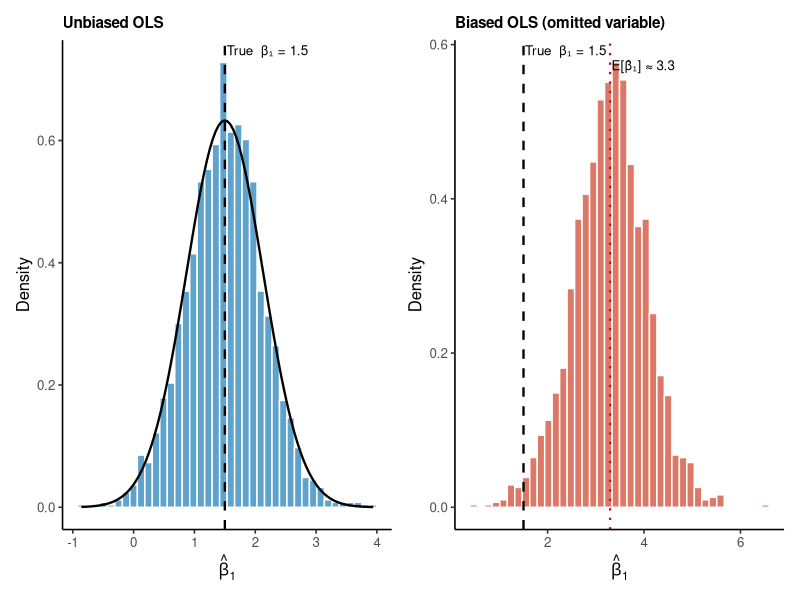
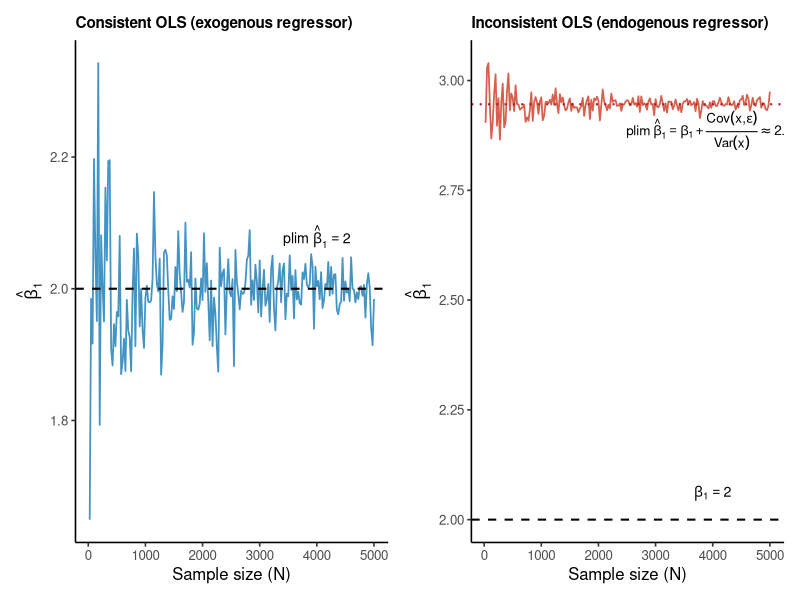
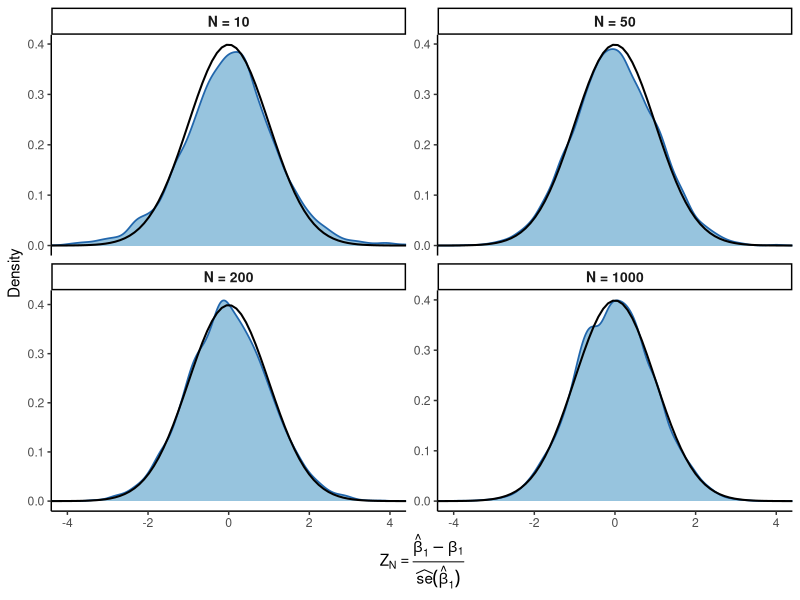
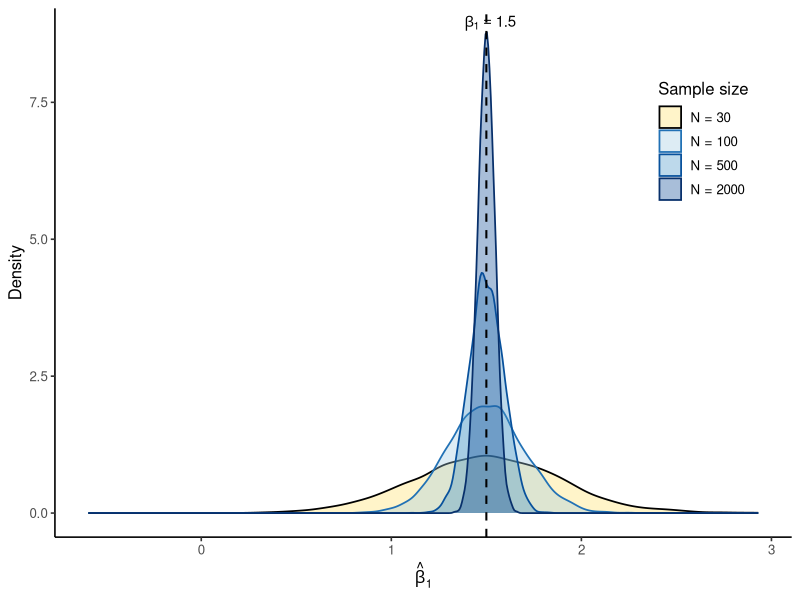
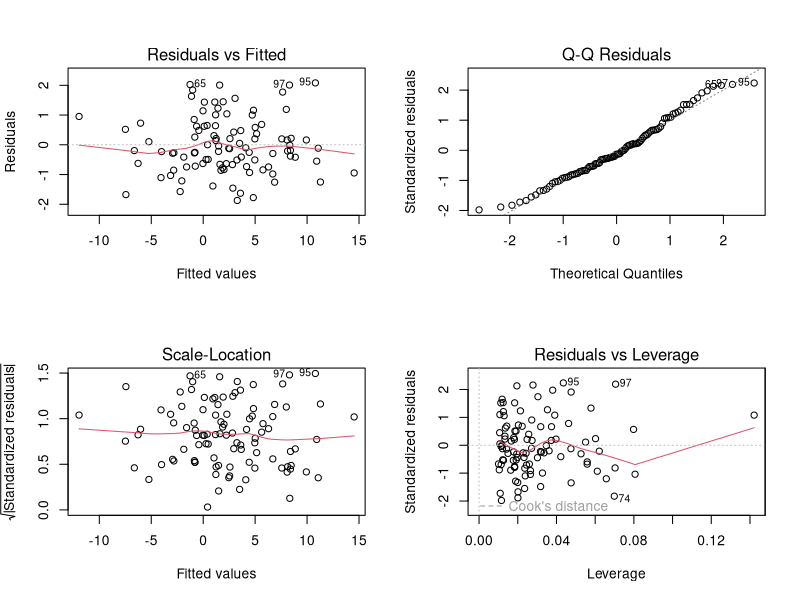
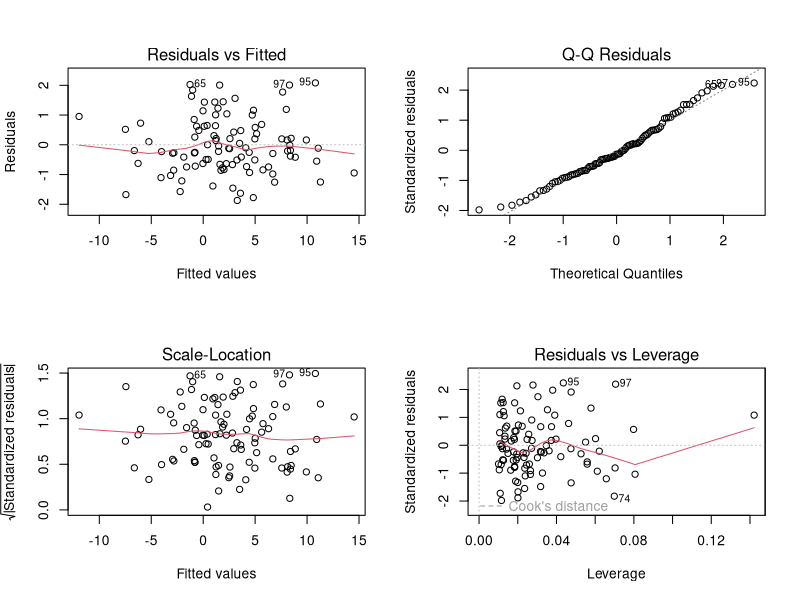

The R source for these figures, in order:
## ---- chunk 1
#| label: fig-bias-simulation
#| fig-cap: "Sampling distributions of the OLS slope estimator under correct specification (unbiased) and omitted-variable bias."
#| fig-width: 10
#| fig-height: 4.5
#| echo: false
#| warning: false
#| message: false

library(ggplot2)
library(patchwork)

set.seed(42)

# --- Simulation parameters ---
n_obs  <- 20         # observations per sample (small sample)
n_sims <- 2000       # number of replications
beta_0 <- 2          # intercept
beta_1 <- 1.5        # slope of x1 (parameter of interest)
beta_2 <- 3          # slope of x2 (omitted in biased model)
rho    <- 0.6        # correlation between x1 and x2

# --- Storage ---
beta1_unbiased <- numeric(n_sims)
beta1_biased   <- numeric(n_sims)

for (s in seq_len(n_sims)) {
  # Generate correlated regressors
  x1 <- rnorm(n_obs)
  x2 <- rho * x1 + sqrt(1 - rho^2) * rnorm(n_obs)
  eps <- rnorm(n_obs, sd = 2)
  
  y <- beta_0 + beta_1 * x1 + beta_2 * x2 + eps
  
  # Correctly specified model (unbiased)
  beta1_unbiased[s] <- coef(lm(y ~ x1 + x2))[["x1"]]
  
  # Omitted-variable model (biased)
  beta1_biased[s] <- coef(lm(y ~ x1))[["x1"]]
}

sim_df <- data.frame(
  estimate = c(beta1_unbiased, beta1_biased),
  model    = rep(c("Unbiased (correct spec.)", "Biased (omitted x2)"),
                 each = n_sims)
)

# --- Common theme ---
theme_notes <- theme_classic(base_size = 12) +
  theme(plot.title = element_text(face = "bold", size = 11))

# --- Plot 1: Unbiased (with normal density overlay) ---
# Theoretical sampling distribution: N(beta_1, sigma^2 / sum(x1_resid^2))
# Under correct spec with n=100, sigma=2, Var(x1|x2) = 1-rho^2 = 0.64
# se(beta1) ≈ sigma / sqrt(n * Var(x1|x2))
se_theory <- 2 / sqrt(n_obs * (1 - rho^2))

p1 <- ggplot(subset(sim_df, model == "Unbiased (correct spec.)"),
             aes(x = estimate)) +
  geom_histogram(aes(y = after_stat(density)),
                 bins = 40, fill = "#4393C3", colour = "white", alpha = 0.85) +
  stat_function(fun = dnorm,
                args = list(mean = beta_1, sd = sd(beta1_unbiased)),
                colour = "black", linewidth = 0.8) +
  geom_vline(xintercept = beta_1, linewidth = 0.8, linetype = "dashed") +
  labs(title = "Unbiased OLS",
       x = expression(hat(beta)[1]),
       y = "Density") +
  annotate("text", x = beta_1 + 0.03, y = Inf, vjust = 1.5, hjust = 0,
           label = paste0("True  β₁ = ", beta_1), size = 3.4) +
  theme_notes

# --- Plot 2: Biased ---
biased_mean <- mean(beta1_biased)

p2 <- ggplot(subset(sim_df, model == "Biased (omitted x2)"),
             aes(x = estimate)) +
  geom_histogram(aes(y = after_stat(density)),
                 bins = 40, fill = "#D6604D", colour = "white", alpha = 0.85) +
  geom_vline(xintercept = beta_1, linewidth = 0.8, linetype = "dashed") +
  geom_vline(xintercept = biased_mean, linewidth = 0.8,
             linetype = "dotted", colour = "#B2182B") +
  labs(title = "Biased OLS (omitted variable)",
       x = expression(hat(beta)[1]),
       y = "Density") +
  annotate("text", x = beta_1 + 0.03, y = Inf, vjust = 1.5, hjust = 0,
           label = paste0("True  β₁ = ", beta_1), size = 3.4) +
  annotate("text", x = biased_mean + 0.03, y = Inf, vjust = 3, hjust = 0,
           label = paste0("E[β̂₁] ≈ ", round(biased_mean, 2)), size = 3.4,
           colour = "black") +
  theme_notes

# --- Side-by-side ---
p1 + p2
## ---- chunk 2
#| label: fig-consistency-simulation
#| fig-cap: "OLS slope estimate as a function of sample size under correct specification (consistent) and endogeneity (inconsistent)."
#| fig-width: 10
#| fig-height: 4.5
#| echo: false
#| warning: false
#| message: false

library(ggplot2)
library(patchwork)

set.seed(2024)

# --- Parameters ---
beta_0 <- 1
beta_1 <- 2            # true slope
sample_sizes <- seq(25, 5000, by = 25)
n_grid <- length(sample_sizes)

# --- Storage ---
est_consistent   <- numeric(n_grid)
est_inconsistent <- numeric(n_grid)

for (i in seq_along(sample_sizes)) {
  n <- sample_sizes[i]
  
  # --- Consistent case: exogenous regressor ---
  x  <- rnorm(n)
  eps <- rnorm(n, sd = 2)
  y  <- beta_0 + beta_1 * x + eps
  est_consistent[i] <- coef(lm(y ~ x))[["x"]]
  
  # --- Inconsistent case: endogenous regressor (x correlated with eps) ---
  u   <- rnorm(n)
  eps2 <- rnorm(n, sd = 2)
  x2  <- 0.7 * eps2 + u          # x2 is correlated with the error
  y2  <- beta_0 + beta_1 * x2 + eps2
  est_inconsistent[i] <- coef(lm(y2 ~ x2))[["x2"]]
}

df <- data.frame(
  N        = rep(sample_sizes, 2),
  estimate = c(est_consistent, est_inconsistent),
  scenario = rep(c("Consistent (exogenous x)",
                    "Inconsistent (endogenous x)"), each = n_grid)
)

theme_notes <- theme_classic(base_size = 12) +
  theme(plot.title = element_text(face = "bold", size = 11))

# --- Plot 1: Consistent ---
p1 <- ggplot(subset(df, scenario == "Consistent (exogenous x)"),
             aes(x = N, y = estimate)) +
  geom_line(colour = "#4393C3", linewidth = 0.6) +
  geom_hline(yintercept = beta_1, linetype = "dashed", linewidth = 0.7) +
  annotate("text", x = 4000, y = beta_1 + 0.08,
           label = paste0("plim~hat(beta)[1] == ", beta_1),
           parse = TRUE, size = 3.6) +
  labs(title = "Consistent OLS (exogenous regressor)",
       x = "Sample size (N)",
       y = expression(hat(beta)[1])) +
  theme_notes

# --- Plot 2: Inconsistent ---
# Theoretical plim: beta_1 + Cov(x, eps)/Var(x)
# x = 0.7*eps + u, eps ~ N(0,4), u ~ N(0,1)
# Cov(x, eps) = 0.7 * Var(eps) = 0.7 * 4 = 2.8
# Var(x) = 0.49 * 4 + 1 = 2.96
plim_val <- beta_1 + (0.7 * 4) / (0.49 * 4 + 1)   # = 2 + 2.8/2.96 ≈ 2.946

p2 <- ggplot(subset(df, scenario == "Inconsistent (endogenous x)"),
             aes(x = N, y = estimate)) +
  geom_line(colour = "#D6604D", linewidth = 0.6) +
  geom_hline(yintercept = beta_1, linetype = "dashed", linewidth = 0.7) +
  geom_hline(yintercept = plim_val, linetype = "dotted",
             colour = "#B2182B", linewidth = 0.7) +
  annotate("text", x = 4000, y = beta_1 + 0.06,
           label = paste0("beta[1] == ", beta_1),
           parse = TRUE, size = 3.6) +
  annotate("text", x = 4000, y = plim_val - 0.06,
           label = paste0("plim~hat(beta)[1] == beta[1] + frac(Cov(x*','*epsilon), Var(x)) %~~% ", round(plim_val, 2)),
       parse = TRUE, size = 3.4, colour = "black") +
  labs(title = "Inconsistent OLS (endogenous regressor)",
       x = "Sample size (N)",
       y = expression(hat(beta)[1])) +
  theme_notes

# --- Side-by-side ---
p1 + p2
## ---- chunk 3
#| label: fig-asymptotic-normality-simulation
#| fig-cap: "Convergence to normality of the standardised OLS slope estimator when the errors follow a (re-centred) Pareto$(2.5)$ distribution. As the sample size $N$ grows, the sampling distribution of $Z_N$ approaches the $\\mathcal{N}(0,1)$ density (black curve) despite the pronounced skewness of the underlying error distribution."
#| fig-width: 10
#| fig-height: 7
#| echo: false
#| warning: false
#| message: false

library(ggplot2)
library(patchwork)

set.seed(2026)

# --- Parameters ---
beta_0  <- 2
beta_1  <- 1.5
n_reps  <- 5000
sample_sizes <- c(10, 50, 200, 1000)

# Pareto parameters: shape alpha = 2.5, scale x_m = 1
alpha_par <- 2.5
x_m       <- 1
mu_eps    <- alpha_par * x_m / (alpha_par - 1)   # E[Pareto] for re-centring

# Pareto(alpha, x_m) random draw via inverse-CDF: x_m * U^{-1/alpha}
rpareto <- function(n, alpha, xm) xm * runif(n)^(-1/alpha)

# --- Run replications and collect standardised estimates ---
all_results <- do.call(rbind, lapply(sample_sizes, function(n) {
  z_vals <- replicate(n_reps, {
    x   <- rnorm(n)
    eps <- rpareto(n, alpha_par, x_m) - mu_eps   # re-centred to mean 0
    y   <- beta_0 + beta_1 * x + eps
    fit <- lm(y ~ x)
    b1  <- coef(fit)[["x"]]
    se1 <- summary(fit)$coefficients["x", "Std. Error"]
    (b1 - beta_1) / se1                          # standardised
  })
  data.frame(
    z_stat      = z_vals,
    sample_size = paste0("N = ", n)
  )
}))

all_results$sample_size <- factor(all_results$sample_size,
                                   levels = paste0("N = ", sample_sizes))

theme_notes <- theme_classic(base_size = 11) +
  theme(plot.title = element_text(face = "bold", size = 10))

# --- One facet per sample size ---
ggplot(all_results, aes(x = z_stat)) +
  geom_density(fill = "#4393C3", colour = "#2166AC",
               alpha = 0.55, linewidth = 0.6) +
  stat_function(fun = dnorm, args = list(mean = 0, sd = 1),
                colour = "black", linewidth = 0.7, linetype = "solid") +
  facet_wrap(~ sample_size, scales = "free_y", ncol = 2) +
  coord_cartesian(xlim = c(-4, 4)) +
  labs(x = expression(Z[N] == frac(hat(beta)[1] - beta[1],
                                    widehat(se)(hat(beta)[1]))),
       y = "Density") +
  theme_notes +
  theme(strip.text = element_text(face = "bold", size = 10))
## ---- chunk 4
#| label: fig-asymptotic-efficiency-simulation
#| fig-cap: "Sampling distribution of the OLS slope estimator $\\hat{\\beta}_1$ for increasing sample sizes. As $N$ grows the distribution concentrates around the true value $\\beta_1 = 1.5$, illustrating asymptotic efficiency."
#| fig-width: 7
#| fig-height: 4.5
#| echo: false
#| warning: false
#| message: false

library(ggplot2)

set.seed(2025)

# --- Simulation parameters ---
beta_0     <- 2
beta_1     <- 1.5
sigma      <- 2
n_reps     <- 5000
sample_sizes <- c(30, 100, 500, 2000)

# --- Run replications ---
results <- do.call(rbind, lapply(sample_sizes, function(n) {
  estimates <- replicate(n_reps, {
    x   <- rnorm(n)
    eps <- rnorm(n, sd = sigma)
    y   <- beta_0 + beta_1 * x + eps
    coef(lm(y ~ x))[["x"]]
  })
  data.frame(
    beta1_hat   = estimates,
    sample_size = factor(paste0("N = ", n), levels = paste0("N = ", sample_sizes))
  )
}))

theme_notes <- theme_classic(base_size = 12) +
  theme(plot.title = element_text(face = "bold", size = 11))

ggplot(results, aes(x = beta1_hat, fill = sample_size, colour = sample_size)) +
  geom_density(alpha = 0.35, linewidth = 0.6) +
  geom_vline(xintercept = beta_1, linetype = "dashed", linewidth = 0.7) +
  annotate("text", x = beta_1 + 0.02, y = Inf, vjust = 1.5,
           label = expression(beta[1] == 1.5), size = 3.8) +
  scale_fill_manual(
    name   = "Sample size",
    values = c("N = 30" = "#FFE066", "N = 100" = "#9ECAE1",
               "N = 500" = "#4292C6", "N = 2000" = "#084594")
  ) +
  scale_colour_manual(
    name   = "Sample size",
    values = c("N = 30" = "black", "N = 100" = "#2171B5",
               "N = 500" = "#08519C", "N = 2000" = "#08306B")
  ) +
  labs(
    x = expression(hat(beta)[1]),
    y = "Density"
  ) +
  theme_notes +
  theme(legend.position = c(0.88, 0.75))
## ---- chunk 5
#| label: model-estimation-appx4
#| message: false
#| warning: false
#| cache: true
set.seed(123)
n <- 100
data <- data.frame(
  x1 = rnorm(n, mean = 5, sd = 2),
  x2 = rnorm(n, mean = 10, sd = 3)
)
data$y <- 1.5 + 2 * data$x1 - 1 * data$x2 + rnorm(n)
model <- lm(y ~ x1 + x2, data = data)
## ---- chunk 6
#| label: joint-hypothesis-appx2
library(car)
linearHypothesis(model, c("x1 = 0", "x2 = 0"))
## ---- chunk 7
#| label: residual-plot-appx2
par(mfrow = c(2,2))
plot(model)
par(mfrow = c(1,1))
## ---- chunk 8
#| label: bp-test-appx2
library(lmtest)
bptest(model)
## ---- chunk 9
#| label: jb-test-appx2
library(tseries)
jarque.bera.test(residuals(model))
## ---- chunk 10
#| label: vif-appx2
library(car)
vif(model)
## ---- chunk 11
#| label: model-estimation-appx5
#| message: false
#| warning: false
#| cache: true
set.seed(123)
n <- 100
data <- data.frame(
  x1 = rnorm(n, mean = 5, sd = 2),
  x2 = rnorm(n, mean = 10, sd = 3)
)
data$y <- 1.5 + 2 * data$x1 - 1 * data$x2 + rnorm(n)
model <- lm(y ~ x1 + x2, data = data)
## ---- chunk 12
#| label: joint-hypothesis-appx
library(car)
linearHypothesis(model, c("x1 = 0", "x2 = 0"))
## ---- chunk 13
#| label: residual-plot-appx
par(mfrow = c(2,2))
plot(model)
par(mfrow = c(1,1))
## ---- chunk 14
#| label: bp-test-appx
library(lmtest)
bptest(model)
## ---- chunk 15
#| label: jb-test-appx
library(tseries)
jarque.bera.test(residuals(model))
## ---- chunk 16
#| label: vif-appx
library(car)
vif(model)
